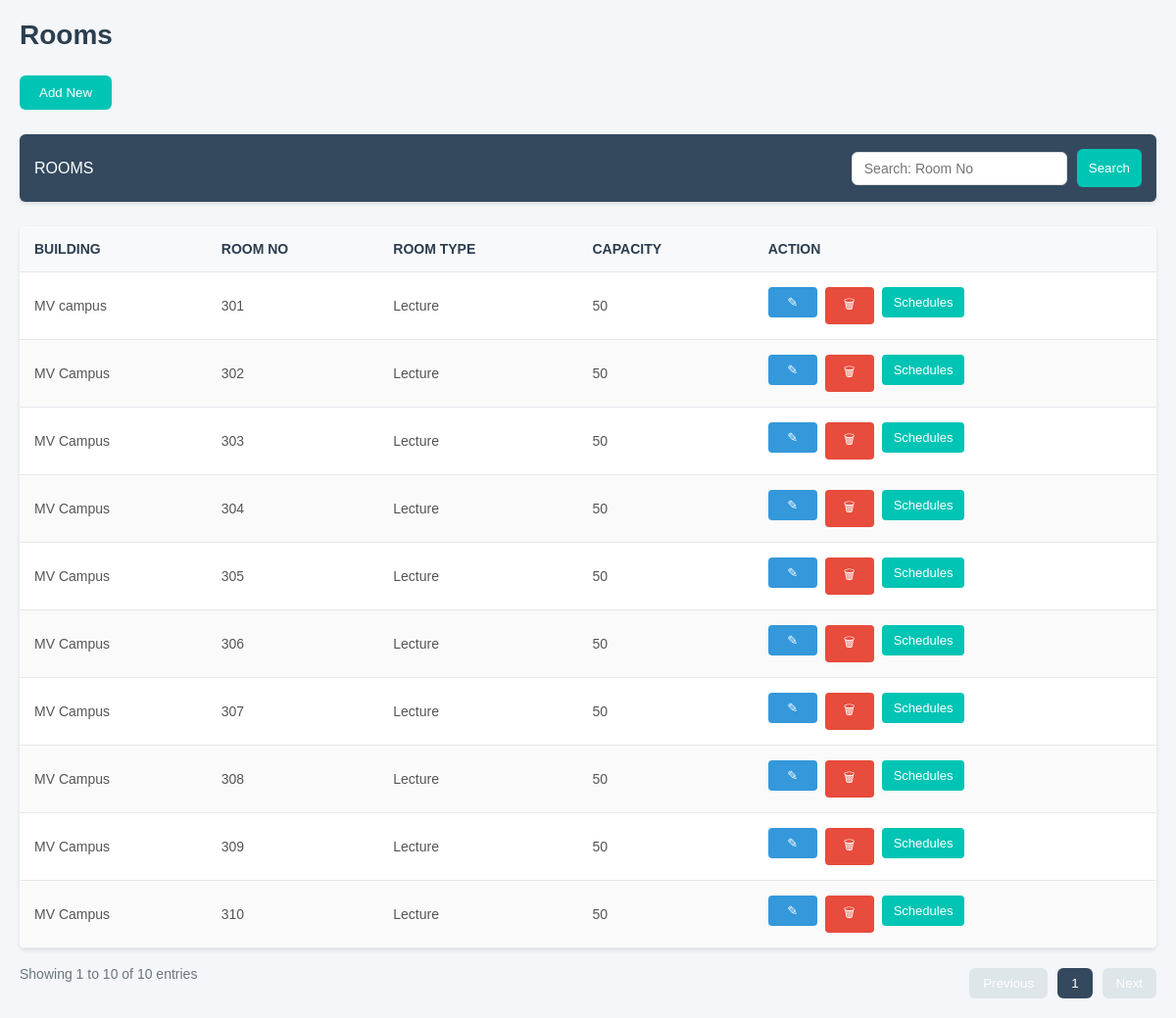
The app's page /frame/rooms.php, older data.
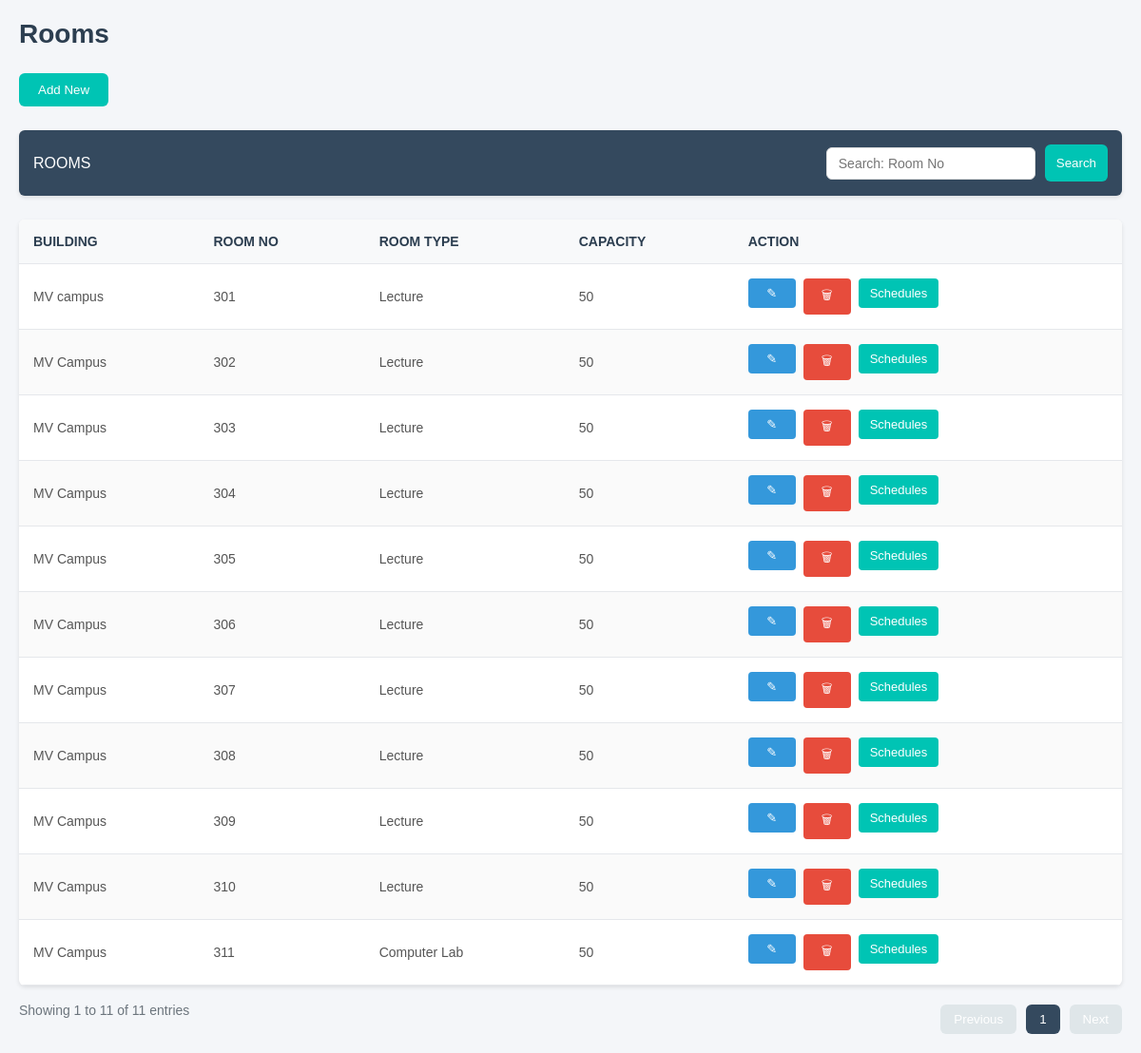
The same page, newer data.
### tables this page shows
CREATE TABLE `rooms` (
  `room_id` int(11) NOT NULL,
  `building` varchar(100) NOT NULL,
  `room_no` varchar(50) NOT NULL,
  `room_type` enum('Lecture','Computer Lab') NOT NULL,
  `capacity` int(11) NOT NULL
);

### back/rooms.php (called while the page is built, shortened)
<?php
    include_once "../connections/connection.php";
    $role = "Department Head";
    $stmt = $conn->prepare("SELECT * FROM rooms");
    $stmt->execute();
    $rooms = $stmt->fetchAll(PDO::FETCH_ASSOC);
?>

### frame/rooms.php (the view, shortened to what this page needs)
<?php
include_once "../back/rooms.php";
?>
<!DOCTYPE html>
<html lang="en">
<head>
</head>
<body>
        <div class="header">
            <h1>Rooms</h1>
        </div>
        <button class="add-new" onclick="openAddRoomModal()">Add New</button>
        <div class="toolbar">
            <h3>ROOMS</h3>
            <form method="POST" action="../back/rooms.php?department=<?php echo $_GET['department'] ?>&role=<?php echo $role?>&action=search" class="search-container">
                <input type="text" name="search" placeholder="Search: Room No" class="search-box" value="<?php echo isset($_GET['search']) ? htmlspecialchars($_GET['search']) : ''; ?>">
                <button type="submit">Search</button>
            </form>
        </div>
        <table>
            <thead>
                <tr>
                    <th>Building</th>
                    <th>Room No</th>
                    <th>Room Type</th>
                    <th>Capacity</th>
                    <th>Action</th>
                </tr>
            </thead>
            <tbody>
                <?php if (count($rooms) > 0): ?>
                    <?php foreach ($rooms as $room): ?>
                        <tr>
                            <td><?php echo htmlspecialchars($room['building']); ?></td>
                            <td><?php echo htmlspecialchars($room['room_no']); ?></td>
                            <td><?php echo htmlspecialchars($room['room_type']); ?></td>
                            <td><?php echo htmlspecialchars($room['capacity']); ?></td>
                            <td>
                                <div class="action-buttons">
                                    <a href="rooms.php?building=<?php echo urlencode($room['building']); ?>&room_no=<?php echo urlencode($room['room_no']); ?>&action=select&department=<?php echo $_GET['department']?>">
                                        <button class="btn btn-edit">✎</button>
                                    </a>
                                    <button class="btn btn-delete" onclick="deleteRoomComfirm('<?php echo $room['building'];?>', '<?php echo $room['room_no']; ?>')">🗑</button>
                                    <a href="room_sched_view.php?building=<?php echo urlencode($room['building']); ?>&room_id=<?php echo urlencode($room['room_id']); ?>&department=<?php echo $_GET['department'];?>">
                                        <button class="btn btn-schedule">Schedules</button>
                                    </a>
                                </div>
                            </td>
                        </tr>
                    <?php endforeach; ?>
                <?php else: ?>
                    <tr>
                        <td colspan="5">No results found</td>
                    </tr>
                <?php endif; ?>
            </tbody>
        </table>
        <div style="display: flex; justify-content: space-between; align-items: center;">
            <span class="entries-info">Showing 1 to <?php echo count($rooms); ?> of <?php echo count($rooms); ?> entries</span>
            <div class="pagination">
                <button disabled>Previous</button>
                <button class="active">1</button>
                <button disabled>Next</button>
            </div>
        </div>
</body>
</html>

Row changes from the older to the newer data that the page shows:
added rooms: building "MV Campus", room_no "311", room_type "Computer Lab", capacity "50"
Text that changed along with them:
count($rooms): "10" → "11"
